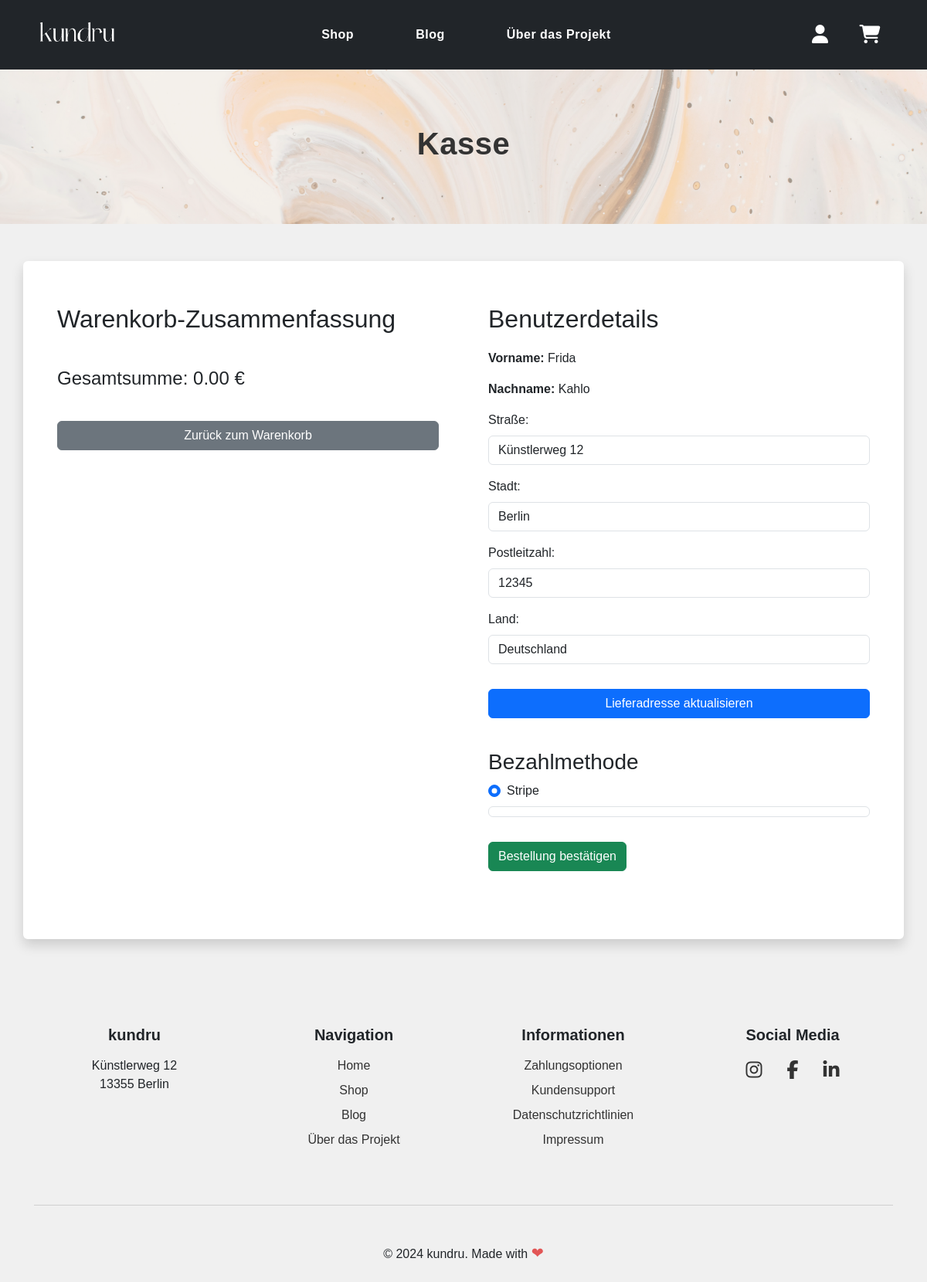
The page /views/checkout.php (signed in) on the database its author committed.
### tables this page shows
CREATE TABLE `user` (
  `UserID` int(11) NOT NULL,
  `FirstName` varchar(255) NOT NULL,
  `LastName` varchar(255) NOT NULL,
  `Email` varchar(255) NOT NULL,
  `Password` varchar(255) NOT NULL,
  `Phone` varchar(20) NOT NULL,
  `Role` varchar(50) NOT NULL
);

CREATE TABLE `address` (
  `AddressID` int(11) NOT NULL,
  `UserID` int(11) NOT NULL,
  `Street` varchar(255) NOT NULL,
  `City` varchar(255) NOT NULL,
  `PostalCode` varchar(10) NOT NULL,
  `Country` varchar(255) NOT NULL
);

### models/User.php (called while the page is built, shortened)
<?php
class User {
    private $conn;
    public function __construct($conn) {
        $this->conn = $conn;
    }
    public function getUserById($userId) {
        $stmt = $this->conn->prepare("SELECT * FROM user WHERE UserID = ?");
        $stmt->execute([$userId]);
        return $stmt->fetch(PDO::FETCH_ASSOC);
    }
    public function getAddressByUserId($userId) {
        $stmt = $this->conn->prepare("SELECT * FROM address WHERE UserID = ?");
        $stmt->execute([$userId]);
        return $stmt->fetch(PDO::FETCH_ASSOC);
    }
}
?>

### views/checkout.php (the view, shortened to what this page needs)
<?php
include('header.php');
require_once('../controllers/CartController.php');
require_once('../models/User.php');
$userModel = new User($conn);
$user = $userModel->getUserById($_SESSION['user_id']);
$firstName = $user['FirstName'];
$lastName = $user['LastName'];
$address = $userModel->getAddressByUserId($_SESSION['user_id']);
$totalSum = 0;
?>
<html>
<body>
    <header class="header">
        <h1>Kasse</h1>
    </header>
    <div class="container checkout-container my-5 p-4 bg-white rounded shadow">
        <div class="row g-4">
            <div class="col-md-6 col-checkout">
                <h2>Warenkorb-Zusammenfassung</h2>
                <h4 class="checkout-total">Gesamtsumme: <?php echo number_format($totalSum, 2); ?> €</h4>
                <div class="mt-4">
                    <a href="/KUNDRU/views/cart.php" class="btn btn-secondary btn-checkout">Zurück zum Warenkorb</a>
                </div>
            </div>
            <div class="col-md-6 col-checkout">
                <h2>Benutzerdetails</h2>
                <p><strong>Vorname:</strong> <?php echo htmlspecialchars($firstName, ENT_QUOTES, 'UTF-8'); ?></p>
                <p><strong>Nachname:</strong> <?php echo htmlspecialchars($lastName, ENT_QUOTES, 'UTF-8'); ?></p>
                <form action="" method="post">
                    <div class="mb-3">
                        <label for="street" class="form-label">Straße:</label>
                        <input type="text" id="street" name="street" class="form-control" value="<?php echo htmlspecialchars($address['Street'] ?? '', ENT_QUOTES, 'UTF-8'); ?>">
                    </div>
                    <div class="mb-3">
                        <label for="city" class="form-label">Stadt:</label>
                        <input type="text" id="city" name="city" class="form-control" value="<?php echo htmlspecialchars($address['City'] ?? '', ENT_QUOTES, 'UTF-8'); ?>">
                    </div>
                    <div class="mb-3">
                        <label for="postalCode" class="form-label">Postleitzahl:</label>
                        <input type="text" id="postalCode" name="postalCode" class="form-control" value="<?php echo htmlspecialchars($address['PostalCode'] ?? '', ENT_QUOTES, 'UTF-8'); ?>">
                    </div>
                    <div class="mb-3">
                        <label for="country" class="form-label">Land:</label>
                        <input type="text" id="country" name="country" class="form-control" value="<?php echo htmlspecialchars($address['Country'] ?? '', ENT_QUOTES, 'UTF-8'); ?>">
                    </div>
                    <button type="submit" name="action" value="updateAddress" class="btn btn-primary btn-checkout">Lieferadresse aktualisieren</button>
                </form>
                <h3 class="mt-4">Bezahlmethode</h3>
                <form id="payment-form" action="/KUNDRU/controllers/paymentController.php" method="POST">
                    <div class="form-check">
                        <input class="form-check-input" type="radio" name="paymentMethod" id="stripe" value="stripe" checked>
                        <label class="form-check-label" for="stripe">
                            Stripe
                        </label>
                    </div>
                    <div id="stripe-payment-details" class="mt-2">
                        <div id="card-element" class="form-control"></div>
                        <button type="submit" class="btn btn-success btn-checkout-last">Bestellung bestätigen</button>
                    </div>
                </form>
            </div>
        </div>
    </div>
</body>
</html>
<?php include('footer.php'); ?>

### assets/css/stylesheet.css (style rules this page uses)
:root { --color-primary: #4c6e63; --color-primary-hover: #3b5c50; --color-secondary: #4e4e4e; --color-secondary-hover: #6c6c6c; --color-tertiary: #aabfb5; --color-background: #f0f0f0; --color-light: #fff; --color-dark: #333; --color-border: #ddd; --color-shadow: rgba(0, 0, 0, 0.1); --color-shadow-hover: rgba(0, 0, 0, 0.2); }
* { margin: 0; padding: 0; box-sizing: border-box; }
body { font-family: 'Poppins', sans-serif; background-color: var(--color-background); }
.header { position: relative; height: 200px; background-image: url('../images/background_art.jpg'); background-size: cover; background-position: center; display: flex; justify-content: center; align-items: center; color: var(--color-dark); }
.header::before { content: ''; position: absolute; top: 0; left: 0; width: 100%; height: 100%; background-color: rgba(255, 255, 255, 0.5); }
.header h1 { position: relative; font-size: 2.5rem; letter-spacing: 0.5px; font-weight: bold; }
.btn-secondary { background-color: #6c757d; border-color: #6c757d; }
.checkout-container { background-color: var(--color-light); border-radius: 10px; padding: 20px; margin-top: 30px; box-shadow: 0 4px 8px rgba(0, 0, 0, 0.1); }
.checkout-container h2 { margin-top: 0; margin-bottom: 20px; }
.btn-checkout { margin: 1rem 0; width: 100%; }
.btn-checkout-last { margin: 2rem 0; }
.col-checkout { padding: 2rem; }

### rows shown on the page
user: FirstName "Frida", LastName "Kahlo"
address: street "Künstlerweg 12", city "Berlin", postalCode "12345", country "Deutschland"

### other values the page prints
$totalSum "0.00"
